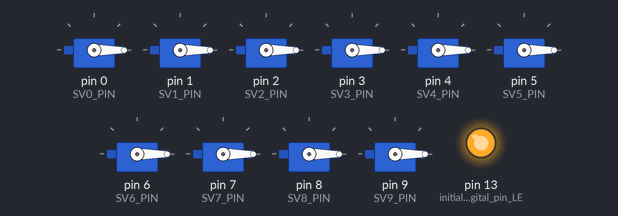
A sketch run on a simulated Teensy 4. Shown: 10 × servo, output pins drawn as LEDs (lit = HIGH).

Above: at 0.1 s.
At 2.1 s:
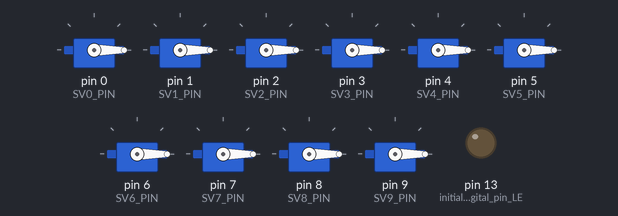
Timing chart, 0 to 3.6 s (numbered marks = the images above):
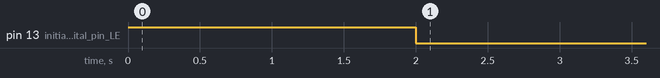

The sketch:

ServoControl.ino
```cpp
// (licence header left out)
// This program is designed for a Teensy 4.0 board progammed with Arduino IDE
// The USB type of Teensy should ve set to MIDI
// The design support up to 10 servo motors connected to pins 0 to 9
// Servo motors should be powered with a separate 5V power supply (i.e. do not take the 5V from the board powered via USB)
// The 10 servos are controlled by MIDI Control Change 0 to 9 (on any channel)
// A MIDI CC value of 0 set the servo to 0 degrees, and a value of 127 set the servot to its maximum angle (270 servo recommended)
// At boot al servos are set to 0 degrees, and the onboard LED is ON during the initialization routine
// During normal operation, the onboard LED blinks when a MIDI Control Change message is received


#include <Servo.h>

// Define pin number controlling the servos
#define SV0_PIN 0
#define SV1_PIN 1
#define SV2_PIN 2
#define SV3_PIN 3
#define SV4_PIN 4
#define SV5_PIN 5
#define SV6_PIN 6
#define SV7_PIN 7
#define SV8_PIN 8
#define SV9_PIN 9

// defining servo objects
Servo sv0, sv1, sv2, sv3, sv4, sv5, sv6, sv7, sv8, sv9;

// MICI Control Change handler
void MIDIccRX(byte channel, byte control, byte value) {
  digitalWrite(LED_BUILTIN, HIGH); // blink on board LED - on
  int servo_val;
  servo_val = map(value, 0, 127, 0, 180); // mapping MIDI 7 bit to servo 10 bit (180 refers to the max of the servo, this works also with 270 servos)

  // setting servo angle according to MICI Control Change number
  if(control == 0) sv0.write(servo_val);
  else if(control == 1) sv1.write(servo_val);
  else if(control == 2) sv2.write(servo_val);
  else if(control == 3) sv3.write(servo_val);
  else if(control == 4) sv4.write(servo_val);
  else if(control == 5) sv5.write(servo_val);
  else if(control == 6) sv6.write(servo_val);
  else if(control == 7) sv7.write(servo_val);
  else if(control == 8) sv8.write(servo_val);
  else if(control == 9) sv9.write(servo_val);

  digitalWrite(LED_BUILTIN, LOW);  // blink on board LED - off
}

void setup() {

  pinMode(LED_BUILTIN, OUTPUT); // initialize digital pin LED_BUILTIN as an output
  digitalWrite(LED_BUILTIN, HIGH); // blink on board LED - on

  // initializing servo objects
  sv0.attach(SV0_PIN);
  sv1.attach(SV1_PIN);
  sv2.attach(SV2_PIN);
  sv3.attach(SV3_PIN);
  sv4.attach(SV4_PIN);
  sv5.attach(SV5_PIN);
  sv6.attach(SV6_PIN);
  sv7.attach(SV7_PIN);
  sv8.attach(SV8_PIN);
  sv9.attach(SV9_PIN);

  // setting servos to 0 degrees
  sv0.write(0);
  sv1.write(0);
  sv2.write(0);
  sv3.write(0);
  sv4.write(0);
  sv5.write(0);
  sv6.write(0);
  sv7.write(0);
  sv8.write(0);
  sv9.write(0);

  usbMIDI.setHandleControlChange(MIDIccRX); // configuring MIDI CC handler

  delay(2000); // wait

  digitalWrite(LED_BUILTIN, LOW);  // blink on board LED - off
}


void loop() {
  usbMIDI.read(); // poll on MIDI received messages
}
```
